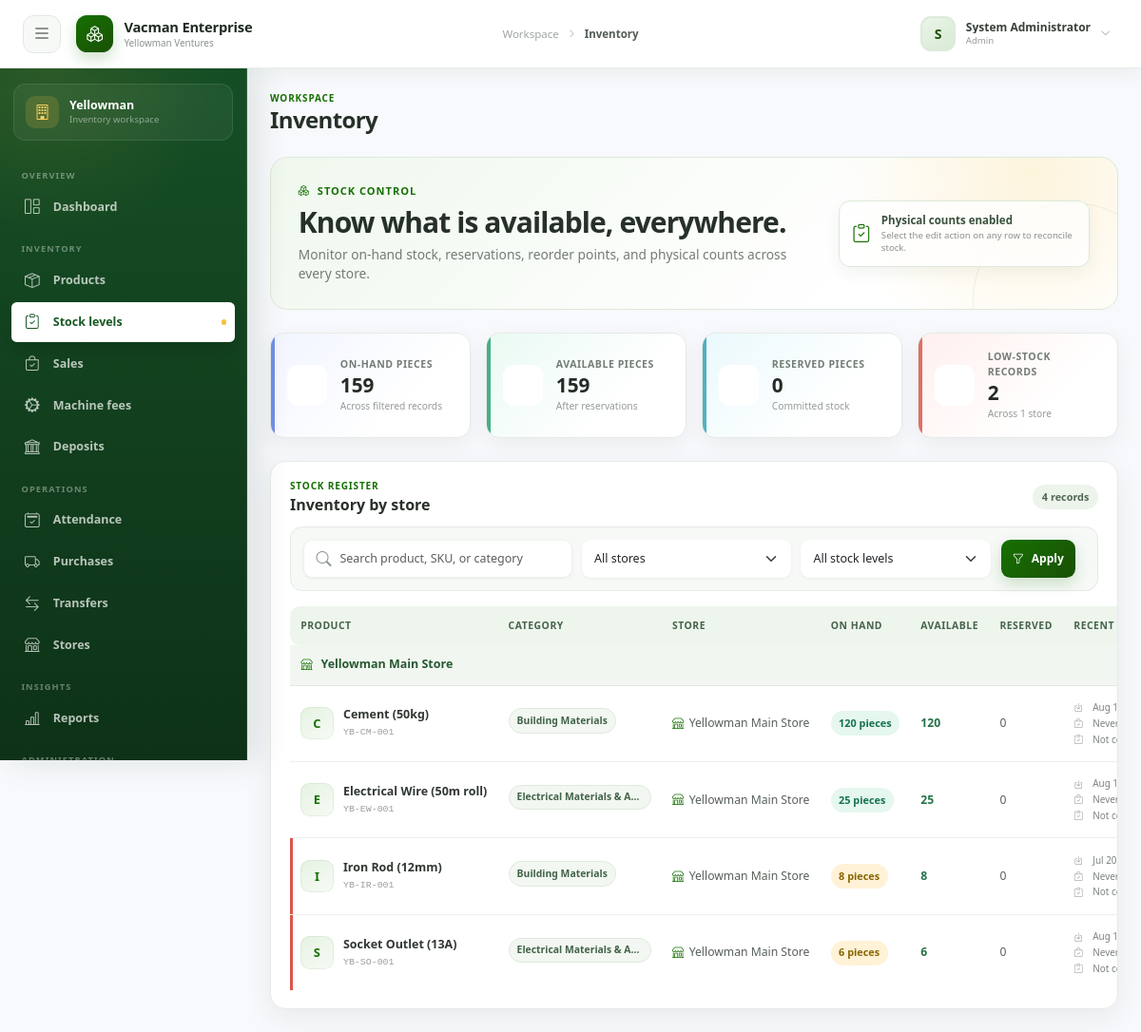
The app's page /inventory.php (signed in) with its own data.
### tables this page shows
CREATE TABLE IF NOT EXISTS `inventory` (
  `id` int(11) NOT NULL AUTO_INCREMENT,
  `product_id` int(11) NOT NULL,
  `store_id` int(11) NOT NULL,
  `quantity` int(11) NOT NULL DEFAULT 0,
  `reserved_quantity` int(11) NOT NULL DEFAULT 0,
  `last_received_date` date DEFAULT NULL,
  `last_sold_date` date DEFAULT NULL,
  `last_physical_count` date DEFAULT NULL,
  `notes` text DEFAULT NULL,
  `created_at` timestamp NOT NULL DEFAULT current_timestamp(),
  `updated_at` timestamp NOT NULL DEFAULT current_timestamp() ON UPDATE current_timestamp(),
  PRIMARY KEY (`id`),
  UNIQUE KEY `unique_product_store` (`product_id`,`store_id`),
  KEY `store_id` (`store_id`),
  KEY `idx_quantity` (`quantity`),
  KEY `idx_last_activity` (`last_received_date`,`last_sold_date`)
);

CREATE TABLE IF NOT EXISTS `stores` (
  `id` int(11) NOT NULL AUTO_INCREMENT,
  `name` varchar(100) NOT NULL,
  `location` varchar(255) NOT NULL,
  `address` text DEFAULT NULL,
  `contact_phone` varchar(20) DEFAULT NULL,
  `manager_id` int(11) DEFAULT NULL,
  `status` enum('active','inactive') DEFAULT 'active',
  `created_at` timestamp NOT NULL DEFAULT current_timestamp(),
  `updated_at` timestamp NOT NULL DEFAULT current_timestamp() ON UPDATE current_timestamp(),
  PRIMARY KEY (`id`),
  KEY `manager_id` (`manager_id`),
  KEY `idx_status` (`status`)
);

CREATE TABLE IF NOT EXISTS `products` (
  `id` int(11) NOT NULL AUTO_INCREMENT,
  `sku` varchar(50) NOT NULL COMMENT 'Stock Keeping Unit',
  `name` varchar(255) NOT NULL,
  `description` text DEFAULT NULL,
  `category_id` int(11) NOT NULL,
  `barcode` varchar(100) DEFAULT NULL,
  `unit_price` decimal(10,2) NOT NULL DEFAULT 0.00,
  `cost_price` decimal(10,2) NOT NULL DEFAULT 0.00,
  `supplier_name` varchar(100) DEFAULT NULL,
  `supplier_contact` varchar(100) DEFAULT NULL,
  `reorder_level` int(11) NOT NULL DEFAULT 10,
  `min_stock` int(11) NOT NULL DEFAULT 5,
  `max_stock` int(11) NOT NULL DEFAULT 100,
  `warranty_months` int(11) DEFAULT 0,
  `image_url` varchar(500) DEFAULT NULL,
  `status` enum('active','discontinued','out_of_stock') DEFAULT 'active',
  `created_at` timestamp NOT NULL DEFAULT current_timestamp(),
  `updated_at` timestamp NOT NULL DEFAULT current_timestamp() ON UPDATE current_timestamp(),
  PRIMARY KEY (`id`),
  UNIQUE KEY `sku` (`sku`),
  KEY `idx_sku` (`sku`),
  KEY `idx_category` (`category_id`),
  KEY `idx_status` (`status`)
);

CREATE TABLE IF NOT EXISTS `categories` (
  `id` int(11) NOT NULL AUTO_INCREMENT,
  `name` varchar(100) NOT NULL,
  `description` text DEFAULT NULL,
  `parent_category_id` int(11) DEFAULT NULL,
  PRIMARY KEY (`id`),
  KEY `idx_parent` (`parent_category_id`)
);

### includes/auth.php (called while the page is built, shortened)
<?php
function current_user(): ?array
{
    return $_SESSION['user'] ?? null;
}
function is_role(string ...$roles): bool
{
    $user = current_user();
    $assignedRoles = $user['roles'] ?? [$user['role'] ?? ''];
    return (bool) array_intersect($roles, $assignedRoles);
}

### includes/functions.php (called while the page is built, shortened)
<?php
function e(?string $value): string
{
    return htmlspecialchars($value ?? '', ENT_QUOTES, 'UTF-8');
}
function old(array $source, string $key, string $default = ''): string
{
    return e((string) ($source[$key] ?? $default));
}

### inventory.php (the view, shortened to what this page needs)
<?php
$pdo = db();
$canAdjust = is_role('admin', 'warehouse');
$canViewAllStores = is_role('admin', 'warehouse', 'manager');
$storeScopedViewer = !$canViewAllStores;
$stockFilter = $_GET['stock'] ?? 'all';
$sql = "SELECT i.id, i.quantity, i.reserved_quantity, i.last_received_date, i.last_sold_date, i.last_physical_count,
               i.store_id, p.name AS product_name, p.sku, p.reorder_level, c.name AS category_name, s.name AS store_name
        FROM inventory i
        JOIN products p ON p.id = i.product_id
        JOIN categories c ON c.id = p.category_id
        JOIN stores s ON s.id = i.store_id";
$params = [];
$sql .= ' ORDER BY s.name, p.name';
$stmt = $pdo->prepare($sql);
$stmt->execute($params);
$rows = $stmt->fetchAll();
$totalUnits = array_sum(array_map(static fn(array $row): int => (int) $row['quantity'], $rows));
$reservedUnits = array_sum(array_map(static fn(array $row): int => (int) $row['reserved_quantity'], $rows));
$availableUnits = max(0, $totalUnits - $reservedUnits);
$lowStockCount = count(array_filter($rows, static fn(array $row): bool => (int) $row['quantity'] <= (int) $row['reorder_level']));
$storesShown = count(array_unique(array_column($rows, 'store_name')));
require __DIR__ . '/includes/header.php';
?>
<section class="inventory-hero mb-4">
  <div>
    <span class="inventory-overline"><i class="bi bi-boxes me-2"></i>Stock control</span>
    <h2>Know what is available, everywhere.</h2>
    <p>Monitor on-hand stock, reservations, reorder points, and physical counts across every store.</p>
  </div>
  <?php if ($canAdjust): ?>
  <div class="inventory-hero-note"><i class="bi bi-clipboard-check"></i><span><strong>Physical counts enabled</strong><small>Select the edit action on any row to reconcile stock.</small></span></div>
  <?php endif; ?>
</section>
<section class="inventory-kpi-grid mb-4" aria-label="Inventory summary">
  <div class="inventory-kpi inventory-kpi-total">
    <span class="inventory-kpi-icon"><i class="bi bi-box-seam"></i></span>
    <div><span>On-hand pieces</span><strong><?= number_format($totalUnits) ?></strong><small>Across filtered records</small></div>
  </div>
  <div class="inventory-kpi inventory-kpi-available">
    <span class="inventory-kpi-icon"><i class="bi bi-check2-circle"></i></span>
    <div><span>Available pieces</span><strong><?= number_format($availableUnits) ?></strong><small>After reservations</small></div>
  </div>
  <div class="inventory-kpi inventory-kpi-reserved">
    <span class="inventory-kpi-icon"><i class="bi bi-bookmark-check"></i></span>
    <div><span>Reserved pieces</span><strong><?= number_format($reservedUnits) ?></strong><small>Committed stock</small></div>
  </div>
  <div class="inventory-kpi inventory-kpi-low">
    <span class="inventory-kpi-icon"><i class="bi bi-exclamation-triangle"></i></span>
    <div><span>Low-stock records</span><strong><?= $lowStockCount ?></strong><small>Across <?= $storesShown ?> store<?= $storesShown === 1 ? '' : 's' ?></small></div>
  </div>
</section>
<section class="inventory-panel">
  <header class="inventory-panel-header">
    <div>
      <span class="inventory-section-label">Stock register</span>
      <h3>Inventory by store</h3>
    </div>
    <span class="inventory-result-count"><?= count($rows) ?> record<?= count($rows) === 1 ? '' : 's' ?></span>
  </header>
  <form class="inventory-filters" method="GET" action="inventory.php" role="search">
    <div class="inventory-search">
      <i class="bi bi-search"></i>
      <input type="search" class="form-control" name="q" value="<?= old($_GET, 'q') ?>" placeholder="Search product, SKU, or category">
    </div>
    <select name="store_id" class="form-select" aria-label="Filter by store" <?= $storeScopedViewer ? 'disabled' : '' ?>>
      <?php if (!$storeScopedViewer): ?><option value="0">All stores</option><?php endif; ?>
    </select>
    <select name="stock" class="form-select" aria-label="Filter by stock status">
      <option value="all" <?= $stockFilter === 'all' ? 'selected' : '' ?>>All stock levels</option>
    </select>
    <button class="btn inventory-filter-button" type="submit"><i class="bi bi-funnel me-2"></i>Apply</button>
  </form>
  <div class="table-responsive inventory-table-wrap">
    <table class="table inventory-table align-middle mb-0">
      <thead>
        <tr>
          <th>Product</th>
          <th>Category</th>
          <th>Store</th>
          <th>On hand</th>
          <th>Available</th>
          <th>Reserved</th>
          <th>Recent activity</th>
        </tr>
      </thead>
      <tbody>
        <?php if (!$rows): ?>
        <tr><td colspan="<?= $canAdjust ? 8 : 7 ?>"><div class="inventory-empty"><i class="bi bi-inboxes"></i><strong>No inventory records found</strong><span>Try changing your filters or add products to a store.</span></div></td></tr>
        <?php else: ?>
        <?php $currentStoreId = null; ?>
        <?php foreach ($rows as $row): ?>
        <?php if ($currentStoreId !== (int) $row['store_id']): ?>
        <?php $currentStoreId = (int) $row['store_id']; ?>
        <tr class="inventory-store-group">
          <td colspan="<?= $canAdjust ? 8 : 7 ?>"><i class="bi bi-shop"></i><strong><?= e($row['store_name']) ?></strong></td>
        </tr>
        <?php endif; ?>
        <?php
          $quantity = (int) $row['quantity'];
          $reserved = (int) $row['reserved_quantity'];
          $available = max(0, $quantity - $reserved);
          $isEmpty = $quantity === 0;
          $isLow = $quantity <= (int) $row['reorder_level'];
        ?>
        <tr class="<?= $isLow ? 'inventory-row-low' : '' ?>">
          <td>
            <div class="inventory-product">
              <span><?= e(strtoupper(substr($row['product_name'], 0, 1))) ?></span>
              <div><strong><?= e($row['product_name']) ?></strong><small><?= e($row['sku']) ?></small></div>
            </div>
          </td>
          <td><span class="inventory-category"><?= e($row['category_name']) ?></span></td>
          <td><span class="inventory-store"><i class="bi bi-shop"></i><?= e($row['store_name']) ?></span></td>
          <td><span class="inventory-stock-pill <?= $isEmpty ? 'empty' : ($isLow ? 'low' : 'healthy') ?>"><?= $quantity ?> pieces</span></td>
          <td><strong class="inventory-available"><?= $available ?></strong></td>
          <td><?= $reserved ?></td>
          <td>
            <div class="inventory-activity">
              <span title="Last received"><i class="bi bi-box-arrow-in-down"></i><?= $row['last_received_date'] ? e(date('M j, Y', strtotime($row['last_received_date']))) : 'Never' ?></span>
              <span title="Last sold"><i class="bi bi-bag-check"></i><?= $row['last_sold_date'] ? e(date('M j, Y', strtotime($row['last_sold_date']))) : 'Never' ?></span>
              <span title="Last physical count"><i class="bi bi-clipboard-check"></i><?= $row['last_physical_count'] ? e(date('M j, Y', strtotime($row['last_physical_count']))) : 'Not counted' ?></span>
            </div>
          </td>
        </tr>
        <?php endforeach; ?>
        <?php endif; ?>
      </tbody>
    </table>
  </div>
</section>
<?php require __DIR__ . '/includes/footer.php'; ?>

### records on screen
inventory: reserved_quantity "0", store.name "Yellowman Main Store", product.name "C", product.name "Cement (50kg)", product.sku "YB-CM-001", categories.name "Building Materials", quantity "120", last_received_date "Aug…", shows "Never", shows "Not…"
inventory: product.name "E", product.name "Electrical Wire (50m roll)", product.sku "YB-EW-001", categories.name "Electrical Materials & A…", store.name "Yellowman Main Store", quantity "25", reserved_quantity "0", last_received_date "Aug…", shows "Never", shows "Not…"
inventory: product.name "I", product.name "Iron Rod (12mm)", product.sku "YB-IR-001", categories.name "Building Materials", store.name "Yellowman Main Store", quantity "8", reserved_quantity "0", last_received_date "Jul…", shows "Never", shows "Not…"
inventory: product.name "S", product.name "Socket Outlet (13A)", product.sku "YB-SO-001", categories.name "Electrical Materials & A…", store.name "Yellowman Main Store", quantity "6", reserved_quantity "0", last_received_date "Aug…", shows "Never", shows "Not…"

### other values on screen
APP_NAME "Vacman Enterprise"
BUSINESS_NAME "Yellowman Ventures"
$pageTitle "Inventory"
substr($user['full_name'] ?? 'U', 0, 1) "S"
$user['full_name'] "System Administrator"
implode(' · ', $userRoleLabels) "Admin"
$totalUnits "159"
$availableUnits "159"
$lowStockCount "2"
$storesShown "1"
count($rows) "4"
